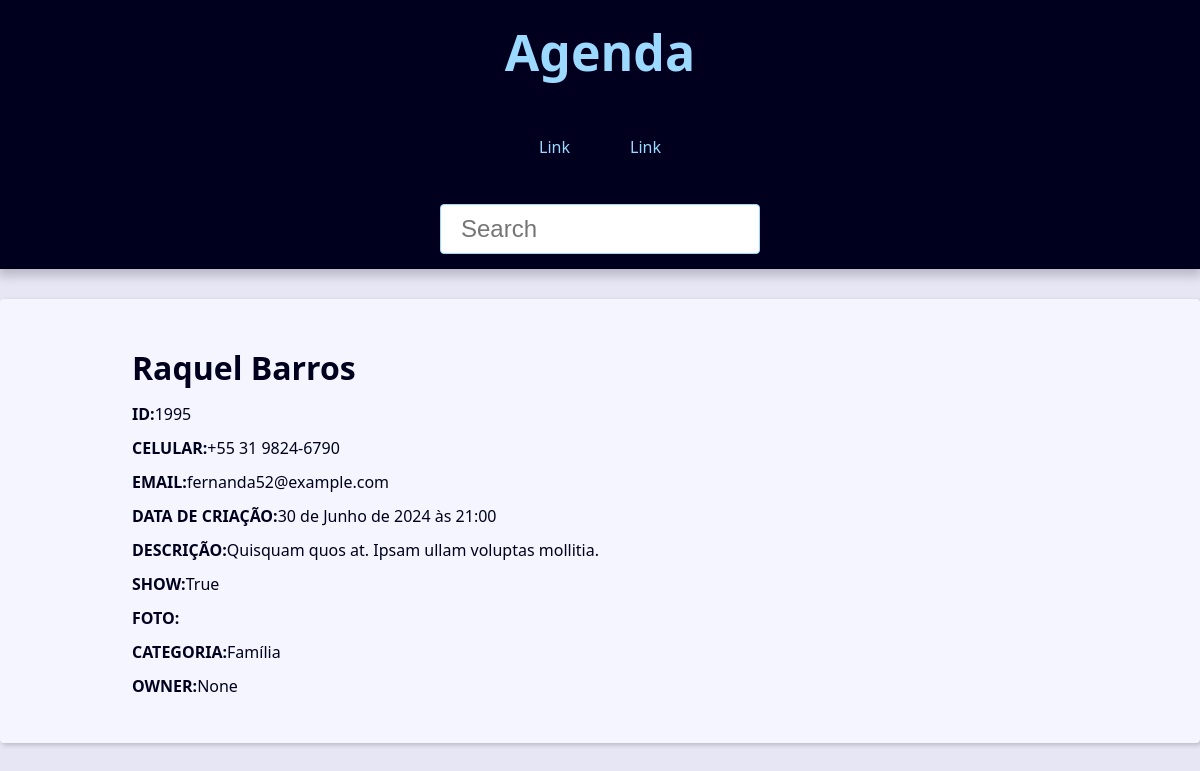
Page /1995/ on the committed database.
### contact/models.py (models this page shows, shortened)
class Contact(models.Model):
    primeiro_nome = models.CharField(max_length=20)
    ultimo_nome = models.CharField(max_length=20, blank=True)
    celular = models.CharField(max_length=20)
    email = models.EmailField(max_length=255)
    created_date = models.DateTimeField(default=timezone.now)
    description = models.TextField(blank=True)
    show = models.BooleanField(default=True)
    picture = models.ImageField(blank=True, upload_to='pictures/%Y/%m')
    category = models.ForeignKey(Category, on_delete=models.SET_NULL, blank=True, null=True)
    owner = models.ForeignKey(User, on_delete=models.SET_NULL, blank=True, null=True)

class Category(models.Model):
    class Meta:
        verbose_name = 'Categoria'
        verbose_name_plural = 'Categories'
    name = models.CharField(max_length=50)

### contact/views/contact_views.py (the view)
# urls.py: path('<int:contact_id>/', views.contact, name='contact'),
def contact(request, contact_id):
    single_contact = get_object_or_404(Contact, pk=contact_id,show=True)
    contact_name = f'{single_contact.primeiro_nome} {single_contact.ultimo_nome}'
    context ={
        'contact': single_contact,
        'site_title': contact_name,
    }
    return render(
        request,
        'contact/contact.html',
        context
    )

### contact/templates/contact/contact.html
{% extends "global/base.html" %}
{% block content %}
<div class="single-contact">
    <h1 class="single-contact-name">
        {{contact.primeiro_nome}} {{contact.ultimo_nome}}
    </h1>
    <p><b>ID:</b>{{contact.id}}</p>
    <p><b>CELULAR:</b>{{contact.celular}}</p>
    <p><b>EMAIL:</b>{{contact.email}}</p>
    <p><b>DATA DE CRIAÇÃO:</b>{{contact.created_date}}</p>
    <p><b>DESCRIÇÃO:</b>{{contact.description}}</p>
    <p><b>SHOW:</b>{{contact.show}}</p>
    <p><b>FOTO:</b>{{contact.picture}}</p>
    <p><b>CATEGORIA:</b>{{contact.category.name}}</p>
    <p><b>OWNER:</b>{{contact.owner}}</p>
</div>
{% endblock content %}

### base_static/global/css/style.css (style rules this page uses)
:root { --spacing: 1.5rem; --link-dark-color: rgb(0, 83, 134); --link-light-color: rgb(156, 217, 255); --clr-white: rgb(245, 245, 255); --clr-black: rgb(0, 0, 30); --clr-light-gray: rgb(230, 230, 245); --clr-dark-shadow-5: rgba(0, 0, 10, 5%); --clr-dark-shadow-10: rgba(0, 0, 10, 10%); --clr-dark-shadow-20: rgba(0, 0, 10, 20%); --clr-light-shadow-5: rgba(200, 200, 255, 5%); --clr-light-shadow-10: rgba(200, 200, 255, 10%); --clr-light-shadow-20: rgba(200, 200, 255, 20%); --main-page-width: 120rem; --table-min-width: 60rem; --biggest-font-size: 5rem; --bigger-font-size: 4rem; --big-font-size: 3.2rem; --medium-font-size: 2.4rem; --small-font-size: 1.6rem; --smaller-font-size: 1.4rem; --smallest-font-size: 1.2rem; --transition-fast: 300ms; --transition-medium: 600ms; --transition-slow: 1s; --default-border-radius: 4px; }
*, *::before, *::after { margin: 0; padding: 0; box-sizing: border-box; }
html { font-size: 62.5%; }
body { font-family: system-ui, -apple-system, BlinkMacSystemFont, 'Segoe UI', Roboto, Oxygen, Ubuntu, Cantarell, 'Open Sans', 'Helvetica Neue', sans-serif; line-height: 1.5; font-size: var(--small-font-size); color: var(--clr-black); -webkit-font-smoothing: antialiased; background: var(--clr-light-gray); }
@media (min-width: 600px) { .single-contact { max-width: 80%; margin: calc(var(--spacing) * 2) auto; } }
.single-contact h1 { margin: 1rem 0; }
.single-contact p { margin: 1rem 0; }

### rows in the picture
Contact: primeiro_nome "Raquel", ultimo_nome "Barros", id "1995", celular "+55 31 9824-6790", email "fernanda52@example.com", created_date "30 de Junho de 2024 às 21:00", description "Quisquam quos at. Ipsam ullam voluptas mollitia.", show "True", category.name "Família", owner "None"
